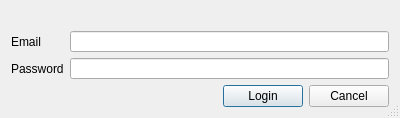
<?xml version="1.0" encoding="UTF-8"?>
<ui version="4.0">
 <class>LoginSessionDialog</class>
 <widget class="QDialog" name="LoginSessionDialog">
  <property name="geometry">
   <rect>
    <x>0</x>
    <y>0</y>
    <width>400</width>
    <height>118</height>
   </rect>
  </property>
  <property name="windowTitle">
   <string>Login Dialog</string>
  </property>
  <property name="sizeGripEnabled">
   <bool>true</bool>
  </property>
  <property name="modal">
   <bool>true</bool>
  </property>
  <layout class="QVBoxLayout" name="verticalLayout">
   <property name="sizeConstraint">
    <enum>QLayout::SetMaximumSize</enum>
   </property>
   <item>
    <widget class="QLabel" name="errorLabel">
     <property name="text">
      <string/>
     </property>
     <property name="wordWrap">
      <bool>true</bool>
     </property>
    </widget>
   </item>
   <item>
    <layout class="QFormLayout" name="formLayout">
     <item row="0" column="0">
      <widget class="QLabel" name="emailLabel">
       <property name="text">
        <string>Email</string>
       </property>
      </widget>
     </item>
     <item row="0" column="1">
      <widget class="QLineEdit" name="emailLineEdit"/>
     </item>
     <item row="1" column="0">
      <widget class="QLabel" name="passwordLabel">
       <property name="text">
        <string>Password</string>
       </property>
      </widget>
     </item>
     <item row="1" column="1">
      <widget class="QLineEdit" name="passwordLineEdit">
       <property name="echoMode">
        <enum>QLineEdit::Password</enum>
       </property>
      </widget>
     </item>
    </layout>
   </item>
   <item>
    <layout class="QHBoxLayout" name="horizontalLayout">
     <item>
      <spacer name="horizontalSpacer">
       <property name="orientation">
        <enum>Qt::Horizontal</enum>
       </property>
       <property name="sizeHint" stdset="0">
        <size>
         <width>40</width>
         <height>20</height>
        </size>
       </property>
      </spacer>
     </item>
     <item>
      <widget class="QPushButton" name="loginButton">
       <property name="text">
        <string>Login</string>
       </property>
      </widget>
     </item>
     <item>
      <widget class="QPushButton" name="cancelButton">
       <property name="text">
        <string>Cancel</string>
       </property>
      </widget>
     </item>
    </layout>
   </item>
  </layout>
 </widget>
 <resources/>
 <connections/>
</ui>
